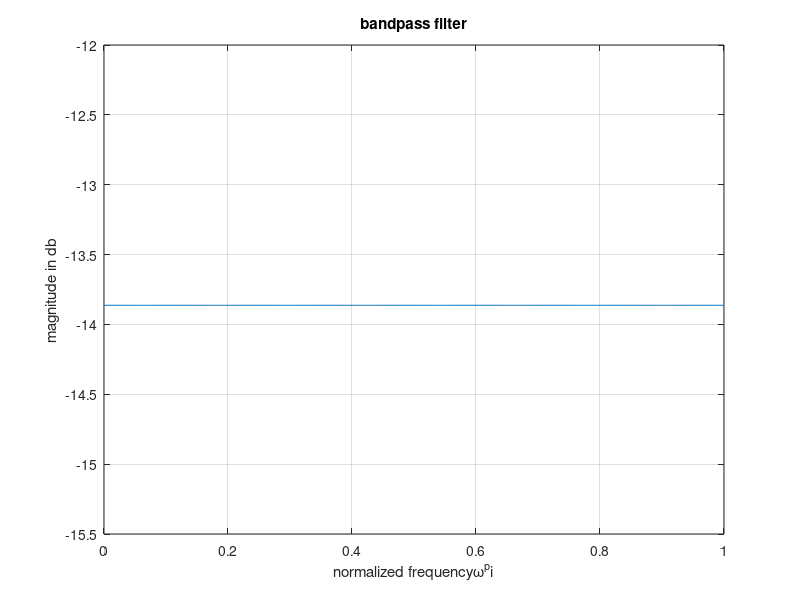

This figure's MATLAB source:
# FIR3
clc;
clear all;

close all;

N=input('enter the order of filter');

wc1=(pi/4);

wc2=(3*pi)/4;

a=(N-1)/2;

for n=1:N

 if((n-1)==a)

 hd(n)=(wc2-wc1)/pi;

 else

 hd(n)=(sin(wc2*(n-1-a))-sin(wc1*(n-1-a)))/(pi*(n-1-a));

 end;

 w(n)=0.5+(0.5*cos(2*pi*(n-1-a)/(N-1)));

end;

h=w.*hd;

a=0:0.01:pi;

b=freqz(h,1,a);

mag=20*log(abs(b));

plot(a/pi,mag);

grid;

xlabel('normalized frequency\omega^pi');

ylabel('magnitude in db');

title('bandpass filter');
